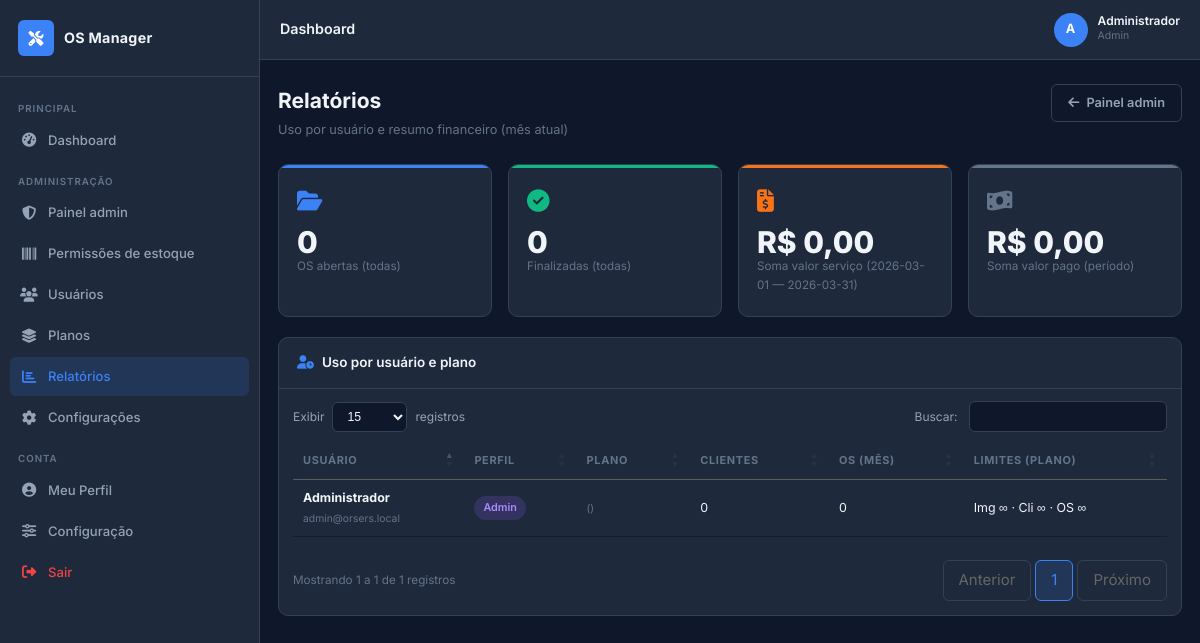
/admin/relatorios (signed in), run on the app's committed database.
### tables this page shows
CREATE TABLE IF NOT EXISTS `nav_menu_itens` (
    `id`                    INT UNSIGNED NOT NULL AUTO_INCREMENT,
    `section_code`          VARCHAR(32)  NOT NULL,
    `label`                 VARCHAR(120) NOT NULL,
    `icon_class`            VARCHAR(80)  NULL DEFAULT NULL,
    `url_path`              VARCHAR(255) NOT NULL,
    `sort_order`            INT          NOT NULL DEFAULT 0,
    `ativo`                 TINYINT(1)   NOT NULL DEFAULT 1,
    `requer_estoque_ativo`  TINYINT(1)   NOT NULL DEFAULT 0,
    `item_class`            VARCHAR(160) NULL DEFAULT NULL,
    `active_rule`           VARCHAR(40)  NULL DEFAULT NULL,
    PRIMARY KEY (`id`),
    KEY `idx_nav_section` (`section_code`, `sort_order`)
);

CREATE TABLE IF NOT EXISTS `usuarios` (
    `id`                  INT UNSIGNED    NOT NULL AUTO_INCREMENT,
    `nome`                VARCHAR(150)    NOT NULL,
    `email`               VARCHAR(200)    NOT NULL,
    `senha`               VARCHAR(255)    NOT NULL,
    `perfil`              ENUM('admin','tecnico','cliente') NOT NULL DEFAULT 'cliente',
    `admin`               TINYINT(1)      NOT NULL DEFAULT 0,
    `plano_id`            INT UNSIGNED    NOT NULL DEFAULT 1,
    `max_imagens_por_os_override` INT UNSIGNED NULL DEFAULT NULL,
    `max_clientes_override`       INT UNSIGNED NULL DEFAULT NULL,
    `max_os_mes_override`         INT UNSIGNED NULL DEFAULT NULL,
    `ativo`               TINYINT(1)      NOT NULL DEFAULT 1,
    `avatar`              VARCHAR(255)    NULL,
    `telefone`            VARCHAR(20)     NULL,
    `telegram_chat_id`    VARCHAR(50)     NULL,
    `telegram_ativo`      TINYINT(1)      NOT NULL DEFAULT 0,
    `telegram_token`      VARCHAR(64)     NULL COMMENT 'Token para vinculação via /start',
    `estoque_ativo`       TINYINT(1)      NOT NULL DEFAULT 0,
    `estoque_limite_itens` INT UNSIGNED   NULL DEFAULT NULL COMMENT 'NULL = ilimitado tipos de item',
    `token`               VARCHAR(100)    NULL,
    `token_expira`        DATETIME        NULL,
    `ultimo_acesso`       DATETIME        NULL,
    `created_at`          DATETIME        NOT NULL DEFAULT CURRENT_TIMESTAMP,
    `updated_at`          DATETIME        NOT NULL DEFAULT CURRENT_TIMESTAMP ON UPDATE CURRENT_TIMESTAMP,
    PRIMARY KEY (`id`),
    UNIQUE KEY `uk_email` (`email`),
    KEY `idx_perfil` (`perfil`),
    KEY `idx_ativo` (`ativo`),
    KEY `idx_usuario_plano` (`plano_id`),
    CONSTRAINT `fk_usuario_plano` FOREIGN KEY (`plano_id`) REFERENCES `planos` (`id`)
);

### @views/admin/relatorios.php (the view, shortened to what the rows shown need)
<?php
$fmtLim = static fn ($v) => ($v === null || $v === '') ? '∞' : (string)(int)$v;
?>
<div class="page-header">
    <div>
        <h1 class="page-title">Relatórios</h1>
        <p class="page-subtitle">Uso por usuário e resumo financeiro (mês atual)</p>
    </div>
    <a href="<?= BASE_URL ?>/admin" class="btn btn-ghost">
        <i class="fas fa-arrow-left"></i> Painel admin
    </a>
</div>
<div class="kpi-grid">
    <div class="kpi-card kpi-blue">
        <div class="kpi-icon"><i class="fas fa-folder-open"></i></div>
        <div class="kpi-body">
            <div class="kpi-value"><?= (int)($contadores['aberta'] ?? 0) ?></div>
            <div class="kpi-label">OS abertas (todas)</div>
        </div>
    </div>
    <div class="kpi-card kpi-green">
        <div class="kpi-icon"><i class="fas fa-check-circle"></i></div>
        <div class="kpi-body">
            <div class="kpi-value"><?= (int)($contadores['finalizada'] ?? 0) ?></div>
            <div class="kpi-label">Finalizadas (todas)</div>
        </div>
    </div>
    <div class="kpi-card kpi-orange">
        <div class="kpi-icon"><i class="fas fa-file-invoice-dollar"></i></div>
        <div class="kpi-body">
            <div class="kpi-value">R$ <?= number_format($fin['valor_servico'] ?? 0, 2, ',', '.') ?></div>
            <div class="kpi-label">Soma valor serviço (<?= htmlspecialchars($ini) ?> — <?= htmlspecialchars($fim) ?>)</div>
        </div>
    </div>
    <div class="kpi-card kpi-gray">
        <div class="kpi-icon"><i class="fas fa-money-bill-wave"></i></div>
        <div class="kpi-body">
            <div class="kpi-value">R$ <?= number_format($fin['valor_pago'] ?? 0, 2, ',', '.') ?></div>
            <div class="kpi-label">Soma valor pago (período)</div>
        </div>
    </div>
</div>
<div class="card">
    <div class="card-header">
        <h3 class="card-title"><i class="fas fa-user-clock"></i> Uso por usuário e plano</h3>
    </div>
    <div class="card-body p0">
        <div class="table-responsive">
            <table class="table table-hover table-datatable">
                <thead>
                    <tr>
                        <th>Usuário</th>
                        <th>Perfil</th>
                        <th>Plano</th>
                        <th>Clientes</th>
                        <th>OS (mês)</th>
                        <th>Limites (plano)</th>
                    </tr>
                </thead>
                <tbody>
                    <?php foreach ($linhas as $row): ?>
                    <tr>
                        <td>
                            <strong><?= htmlspecialchars($row['nome']) ?></strong><br>
                            <small class="text-muted"><?= htmlspecialchars($row['email']) ?></small>
                        </td>
                        <td><span class="badge badge-perfil badge-<?= htmlspecialchars($row['perfil']) ?>"><?= ucfirst($row['perfil']) ?></span></td>
                        <td><?= htmlspecialchars($row['plano_nome']) ?> <small class="text-muted">(<?= htmlspecialchars($row['plano_codigo']) ?>)</small></td>
                        <td><?= (int)$row['qtd_clientes'] ?></td>
                        <td><?= (int)$row['os_mes_criadas'] ?></td>
                        <td>
                            Img <?= $fmtLim($row['plano_max_imagens_por_os'] ?? null) ?> ·
                            Cli <?= $fmtLim($row['plano_max_clientes'] ?? null) ?> ·
                            OS <?= $fmtLim($row['plano_max_os_mes'] ?? null) ?>
                        </td>
                    </tr>
                    <?php endforeach; ?>
                </tbody>
            </table>
        </div>
    </div>
</div>

### @core/Router.php (shortened to what the rows shown need)
<?php
class Router
{
    private array $routes = [];
    public function get(string $pattern, array $handler): void
    {
        $this->routes[] = ['GET', $pattern, $handler];
    }
    public function post(string $pattern, array $handler): void
    {
        $this->routes[] = ['POST', $pattern, $handler];
    }
    public function any(string $pattern, array $handler): void
    {
        $this->routes[] = ['ANY', $pattern, $handler];
    }
    public function dispatch(string $uri, string $method): void
    {
        $uri = '/' . trim(parse_url($uri, PHP_URL_PATH), '/');
        $uri = '/' . ltrim($uri, '/');
        foreach ($this->routes as [$routeMethod, $pattern, $handler]) {
            if ($routeMethod !== 'ANY' && $routeMethod !== $method) continue;
            $regex = preg_replace('/\{([a-zA-Z_]+)\}/', '(?P<$1>[^/]+)', $pattern);
            $regex = '#^' . $regex . '$#';
            if (preg_match($regex, $uri, $matches)) {
                $params = array_filter($matches, 'is_string', ARRAY_FILTER_USE_KEY);
                [$class, $action] = $handler;
                $controller = new $class();
                $controller->$action(...array_values($params));
                return;
            }
        }
    }
}

### @views/layout/header.php (shortened to what the rows shown need)
<!DOCTYPE html>
<html lang="pt-BR" class="dark">
<head>
    <link rel="stylesheet" href="https://cdnjs.cloudflare.com/ajax/libs/font-awesome/6.5.0/css/all.min.css">
    <link rel="stylesheet" href="<?= BASE_URL ?>/assets/css/app.css">
    <link rel="stylesheet" href="<?= BASE_URL ?>/assets/css/vendor/jquery.dataTables.min.css">
    <link rel="stylesheet" href="<?= BASE_URL ?>/assets/css/datatables-custom.css">
</head>
<body class="app-body">
<div class="sidebar" id="sidebar">
    <div class="sidebar-brand">
        <div class="sidebar-logo">
            <i class="fas fa-tools"></i>
        </div>
        <span class="sidebar-brand-name">OS Manager</span>
    </div>
    <nav class="sidebar-nav">
        <?php
        $_uriNav  = $_SERVER['REQUEST_URI'] ?? '';
        $_pathNav = parse_url($_uriNav, PHP_URL_PATH) ?: '';
        $_pathNav = rtrim(str_replace('\\', '/', $_pathNav), '/');
        $_navGrouped = [];
        if (Auth::check()) {
            try {
                $_navGrouped = NavMenu::itensAgrupados((int)Auth::id(), Auth::perfil());
            } catch (Throwable $e) {
                error_log('NavMenu: ' . $e->getMessage());
            }
        }
        foreach (NavMenu::SECTION_LABELS as $_secCode => $_secLabel) {
            if (empty($_navGrouped[$_secCode])) {
                continue;
            }
            ?>
        <div class="nav-section-label"><?= htmlspecialchars($_secLabel) ?></div>
            <?php foreach ($_navGrouped[$_secCode] as $_it):
                $_active = NavMenu::itemEstaAtivo($_it, $_uriNav, $_pathNav) ? ' active' : '';
                $_cls    = trim('nav-item ' . (string)($_it['item_class'] ?? '') . $_active);
                $_href   = BASE_URL . (string)$_it['url_path'];
                $_icon   = trim((string)($_it['icon_class'] ?? ''));
                ?>
        <a href="<?= htmlspecialchars($_href) ?>" class="<?= htmlspecialchars($_cls) ?>">
                <?php if ($_icon !== ''): ?>
            <i class="<?= htmlspecialchars($_icon) ?>"></i>
                <?php endif; ?>
            <span><?= htmlspecialchars((string)$_it['label']) ?></span>
        </a>
            <?php endforeach; ?>
        <?php } ?>
    </nav>
</div>
<div class="main-wrapper">
    <header class="topbar">
        <div class="topbar-breadcrumb">
            <?= htmlspecialchars($pageTitle ?? 'Dashboard') ?>
        </div>
        <?php
        $_topbarEstoqueAlertas = 0;
        ?>
        <div class="topbar-right">
            <div class="topbar-user">
                <div class="user-avatar<?= $_topbarEstoqueAlertas > 0 ? ' user-avatar--estoque-alerta' : '' ?>"<?= $_topbarEstoqueAlertas > 0 ? ' title="Estoque: itens no ou abaixo do mínimo configurado"' : '' ?>>
                    <?= strtoupper(substr(Auth::user()['nome'], 0, 1)) ?>
                </div>
                <div class="user-info">
                    <span class="user-name-wrap">
                        <span class="user-name"><?= htmlspecialchars(Auth::user()['nome']) ?></span>
                    </span>
                    <span class="user-role"><?= ucfirst(Auth::user()['perfil']) ?></span>
                </div>
            </div>
        </div>
    </header>
    <main class="main-content">

### data on the page
nav_menu_itens: label "Dashboard"
nav_menu_itens: label "Painel admin"
nav_menu_itens: label "Permissões de estoque"
nav_menu_itens: label "Usuários"
nav_menu_itens: label "Planos"
nav_menu_itens: label "Relatórios"
nav_menu_itens: label "Configurações"
nav_menu_itens: label "Meu Perfil"
nav_menu_itens: label "Configuração"
nav_menu_itens: label "Sair"
usuarios: nome "Administrador", email "admin@orsers.local", perfil "Admin", qtd_clientes "0", os_mes_criadas "0", plano_max_imagens_por_os "∞", plano_max_clientes "∞", plano_max_os_mes "∞"

### other printed values
$_secLabel "PRINCIPAL"
$_secLabel "ADMINISTRAÇÃO"
$_secLabel "CONTA"
$contadores['aberta'] "0"
$contadores['finalizada'] "0"
$fin['valor_servico'] "0,00"
$fin['valor_pago'] "0,00"
